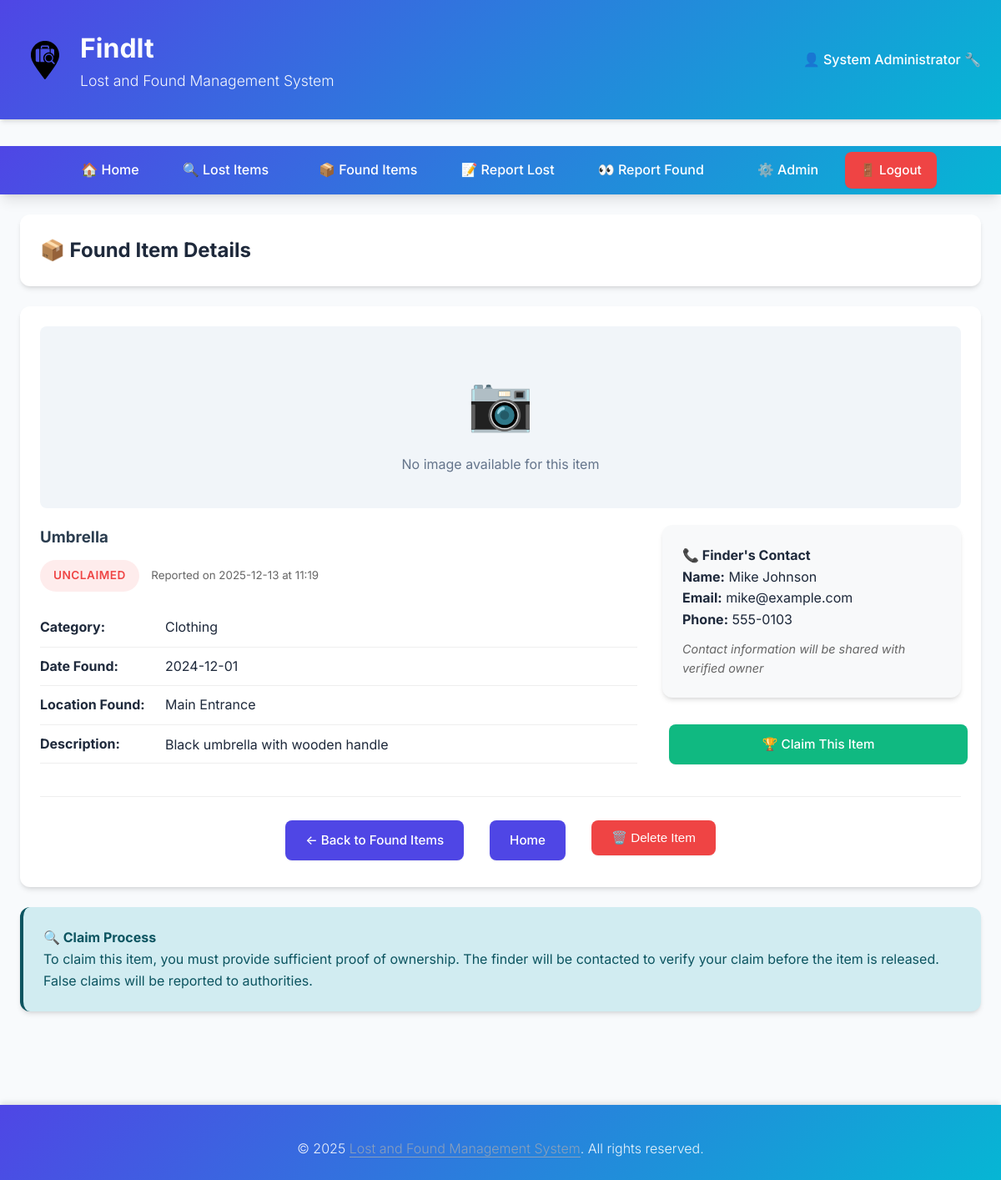
/item/found/1 (signed in), run on the app's committed database.
### tables this page shows
CREATE TABLE found_items (
    id INTEGER PRIMARY KEY AUTOINCREMENT,
    item_name VARCHAR(100) NOT NULL,
    category VARCHAR(50) NOT NULL,
    description TEXT,
    found_date DATE NOT NULL,
    location VARCHAR(200) NOT NULL,
    contact_name VARCHAR(100) NOT NULL,
    contact_email VARCHAR(100),
    contact_phone VARCHAR(20),
    status VARCHAR(20) DEFAULT 'unclaimed',  -- unclaimed, claimed, returned
    created_at TIMESTAMP DEFAULT CURRENT_TIMESTAMP,
    updated_at TIMESTAMP DEFAULT CURRENT_TIMESTAMP
, image_filename VARCHAR(255), user_id INTEGER);

### app.py (the view)
@app.route('/item/found/<int:item_id>')
@login_required
def view_found_item(item_id):
    db = get_db()
    item = db.execute(
        'SELECT * FROM found_items WHERE id = ?', (item_id,)
    ).fetchone()
    if item is None:
        flash('Item not found!', 'error')
        return redirect(url_for('list_found'))
    return render_template('view_found_item.html', item=item)

### app.py (called while the page is built)
def get_db():
    conn = sqlite3.connect(DATABASE)
    conn.row_factory = sqlite3.Row
    return conn

def login_required(f):
    @wraps(f)
    def decorated_function(*args, **kwargs):
        if 'user_id' not in session:
            flash('Please login to access this page.', 'error')
            return redirect(url_for('login'))
        return f(*args, **kwargs)
    return decorated_function

### templates/view_found_item.html (shortened to what this page needs)
{% extends "base.html" %}  {% block content %}
<div class="card">
  <h2>📦 Found Item Details</h2>
</div>
<div class="card">
  <div style="margin-bottom: 20px; text-align: center">
    {% if item.image_filename %}
    <img
      src="{{ url_for('uploaded_file', filename=item.image_filename) }}"
      style="
        max-width: 100%;
        max-height: 300px;
        object-fit: contain;
        border-radius: 8px;
        box-shadow: var(--shadow-md);
      "
      alt="{{ item.item_name }}"
    />
    {% else %}
    <div style="background-color: #f1f5f9; padding: 40px; border-radius: 8px">
      <span style="font-size: 4rem; margin: 0">📷</span>
      <p style="margin-top: 10px; color: var(--text-secondary)">
        No image available for this item
      </p>
    </div>
    {% endif %}
  </div>
  <div style="display: grid; grid-template-columns: 2fr 1fr; gap: 30px">
    <div>
      <h3 style="color: #2c3e50; margin-top: 0">{{ item.item_name }}</h3>
      <div style="margin-bottom: 20px">
        <span class="status-badge status-{{ item.status }}"
          >{{ item.status }}</span
        >
        <small style="margin-left: 10px; color: #666">
          Reported on {{ item.created_at[:10] }} at {{ item.created_at[11:16] }}
        </small>
      </div>
      <table style="width: 100%; border-collapse: collapse">
        <tr style="border-bottom: 1px solid #eee">
          <td style="padding: 10px 0; font-weight: bold; width: 150px">
            Category:
          </td>
          <td style="padding: 10px 0">{{ item.category }}</td>
        </tr>
        <tr style="border-bottom: 1px solid #eee">
          <td style="padding: 10px 0; font-weight: bold">Date Found:</td>
          <td style="padding: 10px 0">{{ item.found_date }}</td>
        </tr>
        <tr style="border-bottom: 1px solid #eee">
          <td style="padding: 10px 0; font-weight: bold">Location Found:</td>
          <td style="padding: 10px 0">{{ item.location }}</td>
        </tr>
        {% if item.description %}
        <tr style="border-bottom: 1px solid #eee">
          <td style="padding: 10px 0; font-weight: bold; vertical-align: top">
            Description:
          </td>
          <td style="padding: 10px 0; line-height: 1.5">
            {{ item.description }}
          </td>
        </tr>
        {% endif %}
      </table>
    </div>
    <div>
      <div class="card" style="background-color: #f8f9fa">
        <h4 style="margin-top: 0">📞 Finder's Contact</h4>
        <p><strong>Name:</strong> {{ item.contact_name }}</p>
        {% if item.contact_email %}
        <p><strong>Email:</strong> {{ item.contact_email }}</p>
        {% endif %} {% if item.contact_phone %}
        <p><strong>Phone:</strong> {{ item.contact_phone }}</p>
        {% endif %}
        <p
          style="
            font-size: 0.9em;
            color: #666;
            font-style: italic;
            margin-top: 10px;
          "
        >
          Contact information will be shared with verified owner
        </p>
      </div>
      {% if item.status == 'unclaimed' %}
      <div style="text-align: center; margin-top: 20px">
        <a
          href="{{ url_for('claim_found_item', item_id=item.id) }}"
          class="btn btn-success"
          style="width: 100%"
        >
          🏆 Claim This Item
        </a>
      </div>
      {% endif %}
    </div>
  </div>
  <div style="margin-top: 30px; padding-top: 20px; border-top: 1px solid #eee">
    <div
      style="display: flex; gap: 15px; justify-content: center; flex-wrap: wrap"
    >
      <a href="{{ url_for('list_found') }}" class="btn"
        >← Back to Found Items</a
      >
      <a href="{{ url_for('index') }}" class="btn">Home</a>
      {% if session and ('user_role' in session and session.user_role ==
      'admin') or ('user_id' in session and session.user_id == item.user_id) %}
      <form
        method="POST"
        action="{{ url_for('delete_found', item_id=item.id) }}"
        style="margin: 0"
      >
        <button
          type="submit"
          class="btn btn-danger"
          onclick="return confirm('Are you sure you want to delete this item? This action cannot be undone.')"
        >
          🗑️ Delete Item
        </button>
      </form>
      {% endif %}
    </div>
  </div>
</div>
<div
  class="card"
  style="background-color: #d1ecf1; border-left: 4px solid #0c5460"
>
  <h4 style="margin-top: 0; color: #0c5460">🔍 Claim Process</h4>
  <p style="margin: 0; color: #0c5460">
    To claim this item, you must provide sufficient proof of ownership. The
    finder will be contacted to verify your claim before the item is released.
    False claims will be reported to authorities.
  </p>
</div>
{% endblock %}

### templates/base.html (style rules this page uses)
:root { --primary-color: #4f46e5; --primary-hover: #4338ca; --secondary-color: #06b6d4; --accent-color: #f59e0b; --success-color: #10b981; --warning-color: #f59e0b; --danger-color: #ef4444; --bg-primary: #f8fafc; --bg-secondary: #ffffff; --text-primary: #1e293b; --text-secondary: #64748b; --text-light: #94a3b8; --border-color: #e2e8f0; --shadow-sm: 0 1px 2px 0 rgb(0 0 0 / 0.05); --shadow-md: 0 4px 6px -1px rgb(0 0 0 / 0.1), 0 2px 4px -2px rgb(0 0 0 / 0.1); --shadow-lg: 0 10px 15px -3px rgb(0 0 0 / 0.1), 0 4px 6px -4px rgb(0 0 0 / 0.1); --shadow-xl: 0 20px 25px -5px rgb(0 0 0 / 0.1), 0 8px 10px -6px rgb(0 0 0 / 0.1); --transition: all 0.3s ease; }
* { margin: 0; padding: 0; box-sizing: border-box; }
body { font-family: 'Inter', -apple-system, BlinkMacSystemFont, 'Segoe UI', Roboto, sans-serif; line-height: 1.6; color: var(--text-primary); background-color: var(--bg-primary); font-size: 16px; }
.btn { background-color: var(--primary-color); color: white; padding: 12px 24px; border: none; border-radius: 8px; cursor: pointer; text-decoration: none; display: inline-block; margin: 8px; transition: var(--transition); font-weight: 500; font-size: 0.95rem; box-shadow: var(--shadow-sm); }
.btn-success { background-color: var(--success-color); }
.btn-danger { background-color: var(--danger-color); }
.card { background-color: var(--bg-secondary); border-radius: 12px; box-shadow: var(--shadow-md); padding: 24px; margin-bottom: 24px; transition: var(--transition); }
.status-badge { display: inline-block; padding: 8px 16px; border-radius: 24px; font-size: 0.85rem; font-weight: 600; text-transform: uppercase; letter-spacing: 0.5px; transition: var(--transition); margin-top: 12px; }
.status-unclaimed { background-color: rgba(239, 68, 68, 0.1); color: var(--danger-color); }
button, a { -webkit-tap-highlight-color: transparent; }
html, body { overflow-x: hidden; }

### data on the page
found_items: item_name "Umbrella", status "UNCLAIMED", created_at "2025-12-13", created_at "11:19", category "Clothing", found_date "2024-12-01", location "Main Entrance", description "Black umbrella with wooden handle", contact_name "Mike Johnson", contact_email "mike@example.com", contact_phone "555-0103"

### other printed values
{{ session.full_name }} "System Administrator"
